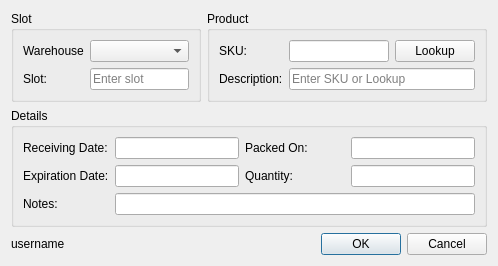
<?xml version="1.0" encoding="UTF-8"?>
<ui version="4.0">
 <class>AddDialog</class>
 <widget class="QDialog" name="AddDialog">
  <property name="geometry">
   <rect>
    <x>0</x>
    <y>0</y>
    <width>498</width>
    <height>263</height>
   </rect>
  </property>
  <property name="windowTitle">
   <string>Add Item</string>
  </property>
  <layout class="QGridLayout" name="gridLayout_3">
   <item row="0" column="0">
    <widget class="QGroupBox" name="groupBox_slot">
     <property name="title">
      <string>Slot</string>
     </property>
     <layout class="QGridLayout" name="gridLayout">
      <item row="0" column="0">
       <widget class="QLabel" name="label_slot_warehouse">
        <property name="text">
         <string>Warehouse</string>
        </property>
       </widget>
      </item>
      <item row="0" column="1">
       <widget class="QComboBox" name="comboBox_slot_warehouse"/>
      </item>
      <item row="1" column="0">
       <widget class="QLabel" name="label_2">
        <property name="text">
         <string>Slot:</string>
        </property>
       </widget>
      </item>
      <item row="1" column="1">
       <widget class="QLineEdit" name="lineEdit_slot">
        <property name="placeholderText">
         <string>Enter slot</string>
        </property>
       </widget>
      </item>
     </layout>
    </widget>
   </item>
   <item row="0" column="1">
    <widget class="QGroupBox" name="groupBox_product">
     <property name="title">
      <string>Product</string>
     </property>
     <layout class="QGridLayout" name="gridLayout_4">
      <item row="0" column="0">
       <widget class="QLabel" name="label_product_sku">
        <property name="text">
         <string>SKU:</string>
        </property>
        <property name="buddy">
         <cstring>lineEdit_product_sku</cstring>
        </property>
       </widget>
      </item>
      <item row="0" column="1">
       <widget class="QLineEdit" name="lineEdit_product_sku">
        <property name="readOnly">
         <bool>false</bool>
        </property>
        <property name="placeholderText">
         <string/>
        </property>
       </widget>
      </item>
      <item row="0" column="2">
       <widget class="QPushButton" name="pushButton_product_lookup">
        <property name="maximumSize">
         <size>
          <width>16777215</width>
          <height>22</height>
         </size>
        </property>
        <property name="text">
         <string>Lookup</string>
        </property>
        <property name="autoDefault">
         <bool>false</bool>
        </property>
       </widget>
      </item>
      <item row="1" column="0">
       <widget class="QLabel" name="label_product_description">
        <property name="text">
         <string>Description:</string>
        </property>
        <property name="buddy">
         <cstring>lineEdit_product_description</cstring>
        </property>
       </widget>
      </item>
      <item row="1" column="1" colspan="2">
       <widget class="QLineEdit" name="lineEdit_product_description">
        <property name="text">
         <string/>
        </property>
        <property name="readOnly">
         <bool>true</bool>
        </property>
        <property name="placeholderText">
         <string>Enter SKU or Lookup</string>
        </property>
       </widget>
      </item>
     </layout>
    </widget>
   </item>
   <item row="1" column="0" colspan="2">
    <widget class="QGroupBox" name="groupBox_quantity">
     <property name="title">
      <string>Details</string>
     </property>
     <layout class="QGridLayout" name="gridLayout_2">
      <item row="0" column="0">
       <widget class="QLabel" name="label_details_date_receiving">
        <property name="text">
         <string>Receiving Date:</string>
        </property>
        <property name="buddy">
         <cstring>lineEdit_details_date_receiving</cstring>
        </property>
       </widget>
      </item>
      <item row="0" column="1">
       <widget class="QLineEdit" name="lineEdit_details_date_receiving"/>
      </item>
      <item row="0" column="2">
       <widget class="QLabel" name="label_details_date_packed">
        <property name="text">
         <string>Packed On:</string>
        </property>
        <property name="buddy">
         <cstring>lineEdit_details_date_packed</cstring>
        </property>
       </widget>
      </item>
      <item row="0" column="3">
       <widget class="QLineEdit" name="lineEdit_details_date_packed"/>
      </item>
      <item row="1" column="0">
       <widget class="QLabel" name="label_details_date_expiration">
        <property name="text">
         <string>Expiration Date:</string>
        </property>
        <property name="buddy">
         <cstring>lineEdit_details_date_expiration</cstring>
        </property>
       </widget>
      </item>
      <item row="1" column="1">
       <widget class="QLineEdit" name="lineEdit_details_date_expiration"/>
      </item>
      <item row="1" column="3">
       <widget class="QLineEdit" name="lineEdit_details_quantity">
        <property name="inputMethodHints">
         <set>Qt::ImhDigitsOnly</set>
        </property>
        <property name="inputMask">
         <string/>
        </property>
        <property name="placeholderText">
         <string/>
        </property>
       </widget>
      </item>
      <item row="1" column="2">
       <widget class="QLabel" name="label_details_quantity">
        <property name="sizePolicy">
         <sizepolicy hsizetype="MinimumExpanding" vsizetype="Preferred">
          <horstretch>0</horstretch>
          <verstretch>0</verstretch>
         </sizepolicy>
        </property>
        <property name="maximumSize">
         <size>
          <width>100</width>
          <height>16777215</height>
         </size>
        </property>
        <property name="text">
         <string>Quantity:</string>
        </property>
        <property name="buddy">
         <cstring>lineEdit_details_quantity</cstring>
        </property>
       </widget>
      </item>
      <item row="2" column="0">
       <widget class="QLabel" name="label">
        <property name="text">
         <string>Notes:</string>
        </property>
       </widget>
      </item>
      <item row="2" column="1" colspan="3">
       <widget class="QLineEdit" name="lineEdit_details_notes">
        <property name="placeholderText">
         <string/>
        </property>
       </widget>
      </item>
     </layout>
    </widget>
   </item>
   <item row="2" column="0" colspan="2">
    <layout class="QHBoxLayout" name="horizontalLayout_2">
     <item>
      <widget class="QLabel" name="label_username">
       <property name="text">
        <string>username</string>
       </property>
      </widget>
     </item>
     <item>
      <widget class="QPushButton" name="pushButton_ok">
       <property name="maximumSize">
        <size>
         <width>80</width>
         <height>16777215</height>
        </size>
       </property>
       <property name="text">
        <string>OK</string>
       </property>
       <property name="autoDefault">
        <bool>false</bool>
       </property>
       <property name="default">
        <bool>true</bool>
       </property>
      </widget>
     </item>
     <item>
      <widget class="QPushButton" name="pushButton_cancel">
       <property name="maximumSize">
        <size>
         <width>80</width>
         <height>16777215</height>
        </size>
       </property>
       <property name="text">
        <string>Cancel</string>
       </property>
       <property name="autoDefault">
        <bool>false</bool>
       </property>
      </widget>
     </item>
    </layout>
   </item>
  </layout>
 </widget>
 <tabstops>
  <tabstop>comboBox_slot_warehouse</tabstop>
  <tabstop>lineEdit_slot</tabstop>
  <tabstop>lineEdit_product_sku</tabstop>
  <tabstop>pushButton_product_lookup</tabstop>
  <tabstop>lineEdit_product_description</tabstop>
  <tabstop>lineEdit_details_date_receiving</tabstop>
  <tabstop>lineEdit_details_date_packed</tabstop>
  <tabstop>lineEdit_details_date_expiration</tabstop>
  <tabstop>lineEdit_details_quantity</tabstop>
  <tabstop>lineEdit_details_notes</tabstop>
  <tabstop>pushButton_ok</tabstop>
  <tabstop>pushButton_cancel</tabstop>
 </tabstops>
 <resources/>
 <connections>
  <connection>
   <sender>pushButton_cancel</sender>
   <signal>clicked()</signal>
   <receiver>AddDialog</receiver>
   <slot>reject()</slot>
   <hints>
    <hint type="sourcelabel">
     <x>487</x>
     <y>252</y>
    </hint>
    <hint type="destinationlabel">
     <x>414</x>
     <y>262</y>
    </hint>
   </hints>
  </connection>
 </connections>
</ui>
